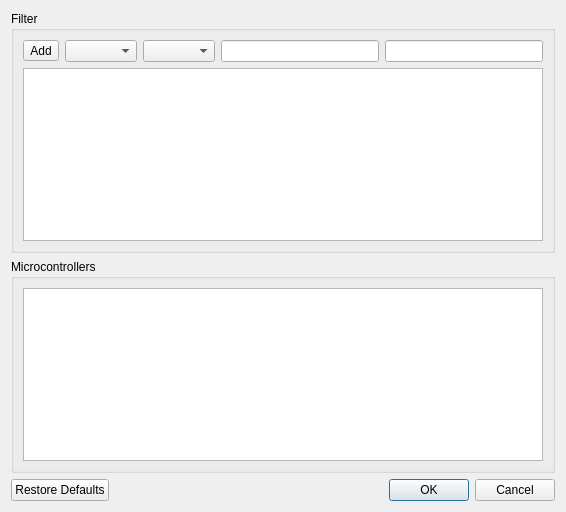
<?xml version="1.0" encoding="UTF-8"?>
<ui version="4.0">
 <class>Dialog_MCUSelector</class>
 <widget class="QDialog" name="Dialog_MCUSelector">
  <property name="geometry">
   <rect>
    <x>0</x>
    <y>0</y>
    <width>566</width>
    <height>512</height>
   </rect>
  </property>
  <property name="windowTitle">
   <string>MCU Selector</string>
  </property>
  <layout class="QHBoxLayout" name="horizontalLayout">
   <item>
    <layout class="QVBoxLayout" name="verticalLayout_2">
     <item>
      <widget class="QGroupBox" name="groupBox_Filter">
       <property name="title">
        <string>Filter</string>
       </property>
       <layout class="QGridLayout" name="gridLayout_3">
        <item row="0" column="1">
         <layout class="QVBoxLayout" name="verticalLayout">
          <item>
           <layout class="QHBoxLayout" name="horizontalLayout_2">
            <item>
             <widget class="QToolButton" name="toolButton_addfilter">
              <property name="text">
               <string>Add</string>
              </property>
             </widget>
            </item>
            <item>
             <widget class="QComboBox" name="comboBox"/>
            </item>
            <item>
             <widget class="QComboBox" name="comboBox_2"/>
            </item>
            <item>
             <widget class="QLineEdit" name="lineEdit"/>
            </item>
            <item>
             <widget class="QLineEdit" name="lineEdit_2"/>
            </item>
           </layout>
          </item>
          <item>
           <widget class="QListView" name="listView">
            <property name="alternatingRowColors">
             <bool>true</bool>
            </property>
            <property name="selectionRectVisible">
             <bool>true</bool>
            </property>
           </widget>
          </item>
         </layout>
        </item>
       </layout>
      </widget>
     </item>
     <item>
      <widget class="QGroupBox" name="groupBox_FilterResult">
       <property name="title">
        <string>Microcontrollers</string>
       </property>
       <layout class="QGridLayout" name="gridLayout_5">
        <item row="0" column="0">
         <layout class="QGridLayout" name="gridLayout_4">
          <item row="0" column="0">
           <widget class="QColumnView" name="columnView"/>
          </item>
         </layout>
        </item>
       </layout>
      </widget>
     </item>
     <item>
      <widget class="QDialogButtonBox" name="buttonBox">
       <property name="orientation">
        <enum>Qt::Horizontal</enum>
       </property>
       <property name="standardButtons">
        <set>QDialogButtonBox::Cancel|QDialogButtonBox::Ok|QDialogButtonBox::RestoreDefaults</set>
       </property>
      </widget>
     </item>
    </layout>
   </item>
  </layout>
 </widget>
 <resources>
  <include location="img.qrc"/>
 </resources>
 <connections>
  <connection>
   <sender>buttonBox</sender>
   <signal>accepted()</signal>
   <receiver>Dialog_MCUSelector</receiver>
   <slot>accept()</slot>
   <hints>
    <hint type="sourcelabel">
     <x>248</x>
     <y>254</y>
    </hint>
    <hint type="destinationlabel">
     <x>157</x>
     <y>274</y>
    </hint>
   </hints>
  </connection>
  <connection>
   <sender>buttonBox</sender>
   <signal>rejected()</signal>
   <receiver>Dialog_MCUSelector</receiver>
   <slot>reject()</slot>
   <hints>
    <hint type="sourcelabel">
     <x>316</x>
     <y>260</y>
    </hint>
    <hint type="destinationlabel">
     <x>286</x>
     <y>274</y>
    </hint>
   </hints>
  </connection>
 </connections>
</ui>
